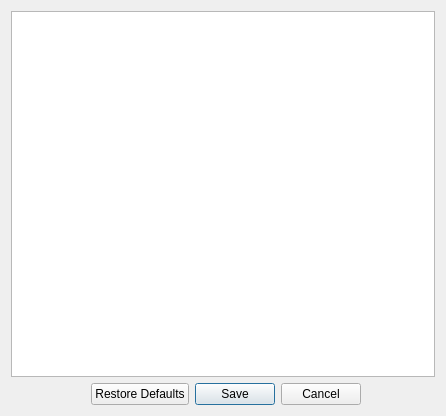
<?xml version="1.0" encoding="UTF-8"?>
<ui version="4.0">
 <class>DialogReadMe</class>
 <widget class="QDialog" name="DialogReadMe">
  <property name="geometry">
   <rect>
    <x>0</x>
    <y>0</y>
    <width>446</width>
    <height>416</height>
   </rect>
  </property>
  <property name="windowTitle">
   <string>Dialog</string>
  </property>
  <layout class="QGridLayout" name="gridLayout">
   <item row="1" column="1">
    <widget class="QDialogButtonBox" name="buttonBox">
     <property name="orientation">
      <enum>Qt::Horizontal</enum>
     </property>
     <property name="standardButtons">
      <set>QDialogButtonBox::Cancel|QDialogButtonBox::RestoreDefaults|QDialogButtonBox::Save</set>
     </property>
     <property name="centerButtons">
      <bool>true</bool>
     </property>
    </widget>
   </item>
   <item row="0" column="0" colspan="2">
    <widget class="QPlainTextEdit" name="plainTextEdit"/>
   </item>
  </layout>
 </widget>
 <resources/>
 <connections>
  <connection>
   <sender>buttonBox</sender>
   <signal>accepted()</signal>
   <receiver>DialogReadMe</receiver>
   <slot>accept()</slot>
   <hints>
    <hint type="sourcelabel">
     <x>248</x>
     <y>254</y>
    </hint>
    <hint type="destinationlabel">
     <x>157</x>
     <y>274</y>
    </hint>
   </hints>
  </connection>
  <connection>
   <sender>buttonBox</sender>
   <signal>rejected()</signal>
   <receiver>DialogReadMe</receiver>
   <slot>reject()</slot>
   <hints>
    <hint type="sourcelabel">
     <x>316</x>
     <y>260</y>
    </hint>
    <hint type="destinationlabel">
     <x>286</x>
     <y>274</y>
    </hint>
   </hints>
  </connection>
 </connections>
</ui>
